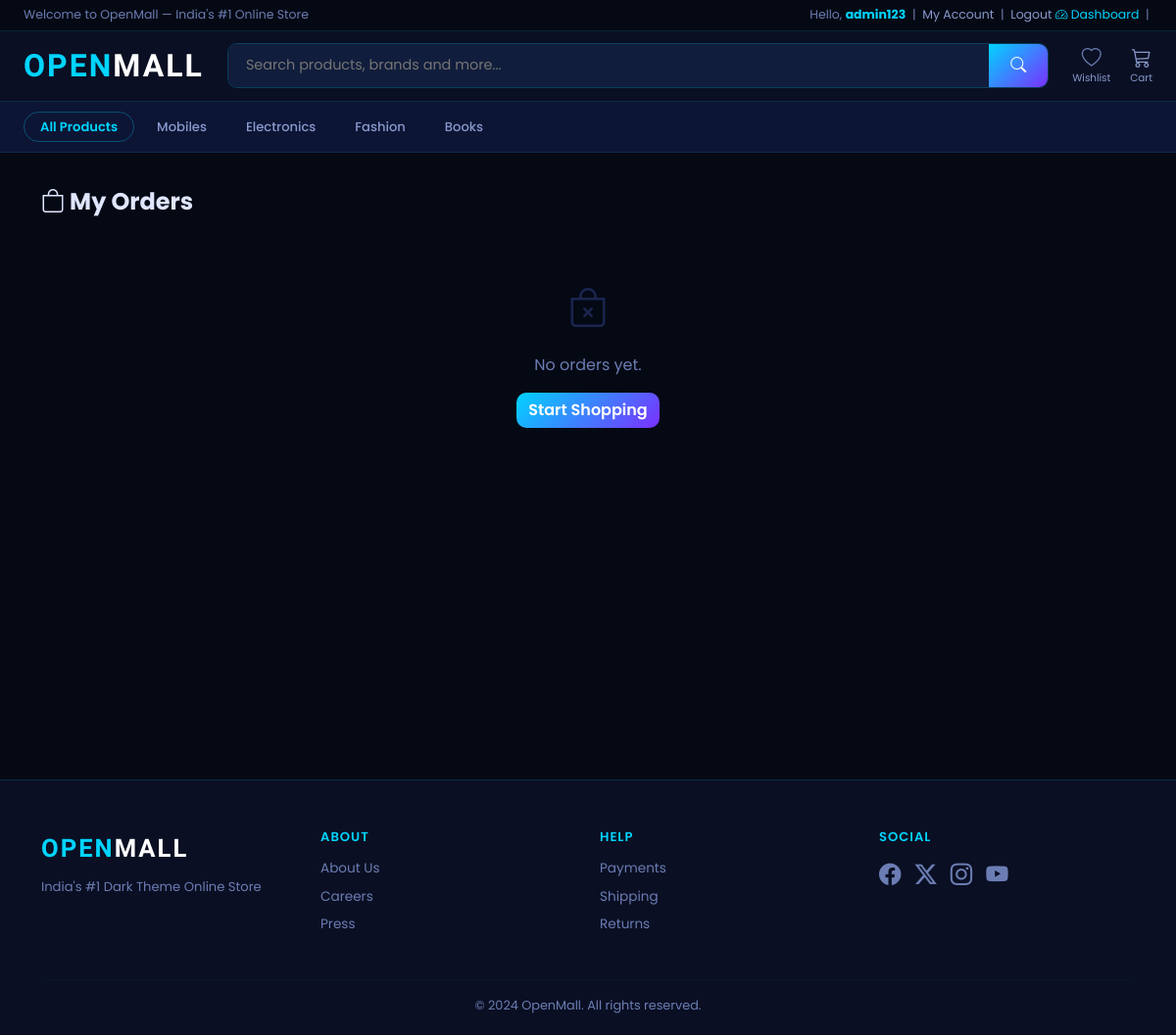
The page /orders/my-orders/ (signed in) on the database as committed earlier.
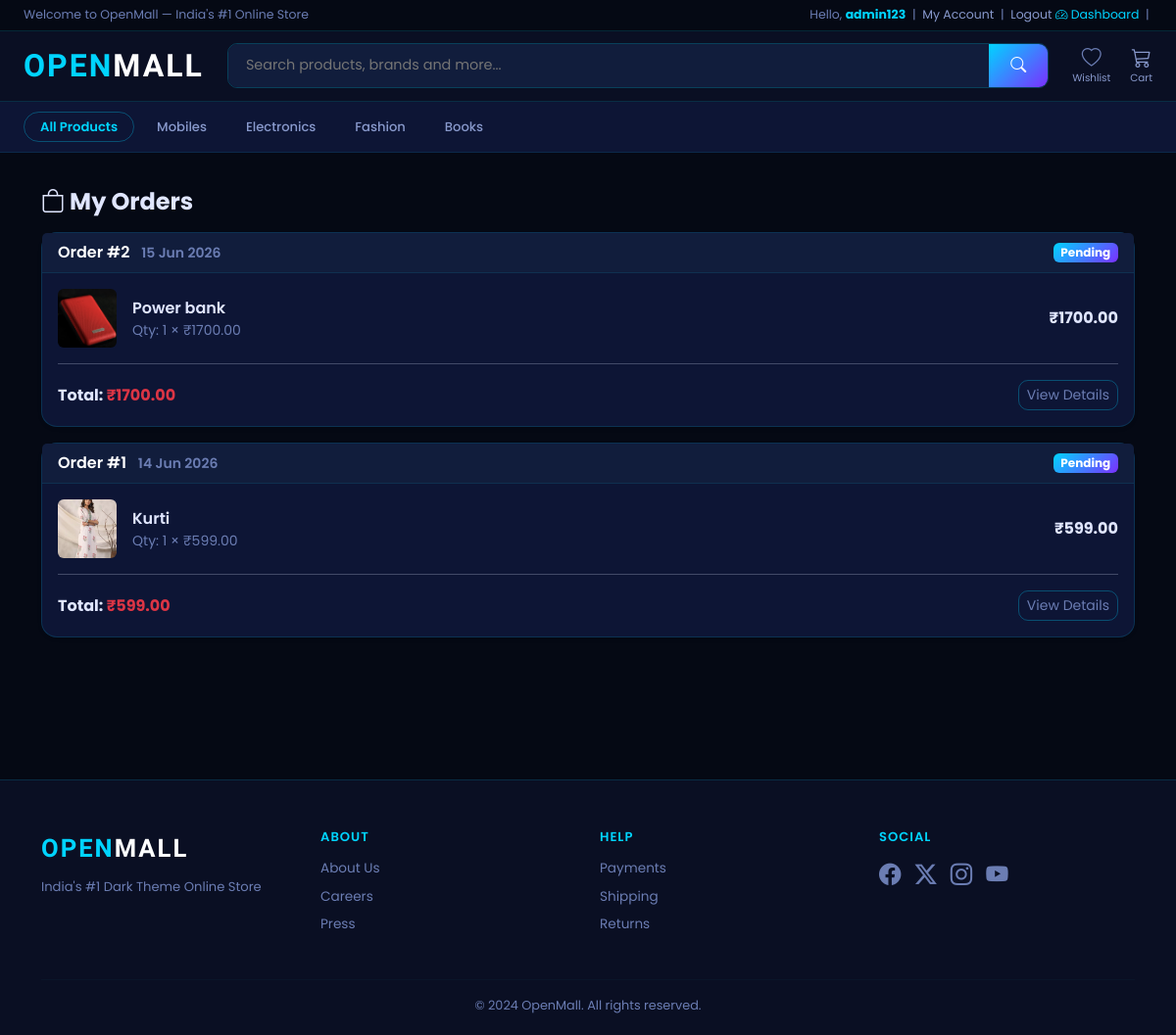
The same page on the database as committed later.
### store/models.py (models this page shows, shortened)
class Category(models.Model):
    name = models.CharField(max_length=200)
    slug = models.SlugField(unique=True, blank=True)
    image = models.ImageField(upload_to='categories/', blank=True)
    class Meta:
        verbose_name_plural = 'Categories'
    def get_absolute_url(self):
        return reverse('store:product_list_by_category', args=[self.slug])

class Product(models.Model):
    category       = models.ForeignKey(Category, related_name='products', on_delete=models.CASCADE)
    name           = models.CharField(max_length=200)
    slug           = models.SlugField(unique=True, blank=True)
    image          = models.ImageField(upload_to='products/', blank=True)
    description    = models.TextField(blank=True)
    price          = models.DecimalField(max_digits=10, decimal_places=2)
    original_price = models.DecimalField(max_digits=10, decimal_places=2, null=True, blank=True)
    stock          = models.PositiveIntegerField(default=0)
    available      = models.BooleanField(default=True)
    brand          = models.CharField(max_length=100, blank=True)
    rating         = models.DecimalField(max_digits=3, decimal_places=1, default=4.0)
    rating_count   = models.PositiveIntegerField(default=0)
    is_featured    = models.BooleanField(default=False)
    is_bestseller  = models.BooleanField(default=False)
    created        = models.DateTimeField(auto_now_add=True)
    updated        = models.DateTimeField(auto_now=True)
    class Meta:
        ordering = ['-created']

### orders/models.py (models this page shows, shortened)
class Order(models.Model):
    STATUS = [
        ('pending',    'Pending'),
        ('processing', 'Processing'),
        ('shipped',    'Shipped'),
        ('delivered',  'Delivered'),
        ('cancelled',  'Cancelled'),
    ]
    user        = models.ForeignKey(User, on_delete=models.CASCADE, related_name='orders')
    first_name  = models.CharField(max_length=100)
    last_name   = models.CharField(max_length=100)
    email       = models.EmailField()
    phone       = models.CharField(max_length=15)
    address     = models.TextField()
    city        = models.CharField(max_length=100)
    state       = models.CharField(max_length=100)
    pincode     = models.CharField(max_length=10)
    created     = models.DateTimeField(auto_now_add=True)
    updated     = models.DateTimeField(auto_now=True)
    paid        = models.BooleanField(default=False)
    status      = models.CharField(max_length=20, choices=STATUS, default='pending')
    total_price = models.DecimalField(max_digits=10, decimal_places=2, default=0)
    class Meta:
        ordering = ['-created']

class OrderItem(models.Model):
    order    = models.ForeignKey(Order, related_name='items', on_delete=models.CASCADE)
    product  = models.ForeignKey('store.Product', on_delete=models.CASCADE)
    price    = models.DecimalField(max_digits=10, decimal_places=2)
    quantity = models.PositiveIntegerField(default=1)
    def get_cost(self):
        return self.price * self.quantity

### orders/views.py (the view)
# urls.py: path('my-orders/',                   views.order_list,      name='order_list'),
@login_required
def order_list(request):
    orders = Order.objects.filter(user=request.user)
    return render(request, 'orders/order_list.html', {'orders': orders})

### cart/cart.py (called while the page is built)
    def __len__(self):
        return sum(item['quantity'] for item in self.cart.values())

### cart/context_processors.py (called while the page is built)
def cart(request):
    return {'cart': Cart(request)}

### store/context_processors.py (called while the page is built)
def categories_nav(request):
    return {'categories_nav': Category.objects.all()[:10]}

### templates/orders/order_list.html (shortened to what this page needs)
{% extends 'base.html' %}
{% block content %}
<div class="container mt-3">
  <h4 class="fw-bold mb-3"><i class="bi bi-bag"></i> My Orders</h4>
  {% if orders %}
    {% for order in orders %}
    <div class="card shadow-sm mb-3">
      <div class="card-header d-flex justify-content-between align-items-center bg-white">
        <span class="fw-semibold">Order #{{ order.id }}
          <small class="text-muted ms-2">{{ order.created|date:"d M Y" }}</small>
        </span>
        <span class="badge bg-warning text-dark">{{ order.get_status_display }}</span>
      </div>
      <div class="card-body">
        {% for item in order.items.all %}
        <div class="d-flex align-items-center gap-3 mb-2">
          {% if item.product.image %}
            <img src="{{ item.product.image.url }}"
                 style="width:60px;height:60px;object-fit:cover;" class="rounded">
          {% endif %}
          <div>
            <p class="mb-0 fw-semibold">{{ item.product.name }}</p>
            <p class="mb-0 small text-muted">Qty: {{ item.quantity }} × ₹{{ item.price }}</p>
          </div>
          <div class="ms-auto fw-bold">₹{{ item.get_cost }}</div>
        </div>
        {% endfor %}
        <hr>
        <div class="d-flex justify-content-between align-items-center">
          <span class="fw-bold">Total: <span class="text-danger">₹{{ order.total_price }}</span></span>
          <a href="{% url 'orders:order_detail' order.id %}"
             class="btn btn-sm btn-outline-secondary">View Details</a>
        </div>
      </div>
    </div>
    {% endfor %}
  {% else %}
  <div class="text-center py-5">
    <i class="bi bi-bag-x fs-1 text-muted"></i>
    <p class="text-muted mt-3">No orders yet.</p>
    <a href="{% url 'store:product_list' %}" class="btn btn-warning">Start Shopping</a>
  </div>
  {% endif %}
</div>
{% endblock %}

### templates/base.html (shortened to what the changed rows need)
{% load static %}
<!DOCTYPE html>
<html lang="en">
<head>
  <link rel="stylesheet" href="https://cdn.jsdelivr.net/npm/bootstrap@5.3.2/dist/css/bootstrap.min.css">
  <link rel="stylesheet" href="https://cdn.jsdelivr.net/npm/bootstrap-icons@1.11.2/font/bootstrap-icons.min.css">
  <link rel="stylesheet" href="{% static 'css/style.css' %}">
</head>
<body>
<nav style="background:#0d1535; border-bottom:1px solid rgba(0,212,255,0.1); padding:10px 24px; display:flex; gap:6px; overflow-x:auto; white-space:nowrap;">
  <a href="{% url 'store:product_list' %}"
     style="color:#00d4ff; text-decoration:none; font-size:.82rem; font-weight:600; padding:5px 16px; border-radius:20px; border:1px solid rgba(0,212,255,0.3); font-family:'Poppins',sans-serif; transition:all .2s;"
     onmouseover="this.style.background='rgba(0,212,255,0.1)'"
     onmouseout="this.style.background='transparent'">
    All Products
  </a>
  {% for cat in categories_nav %}
    <a href="{{ cat.get_absolute_url }}"
       style="color:#8899cc; text-decoration:none; font-size:.82rem; font-weight:500; padding:5px 16px; border-radius:20px; border:1px solid transparent; font-family:'Poppins',sans-serif; transition:all .2s;"
       onmouseover="this.style.color='#00d4ff'; this.style.borderColor='rgba(0,212,255,0.3)'; this.style.background='rgba(0,212,255,0.08)'"
       onmouseout="this.style.color='#8899cc'; this.style.borderColor='transparent'; this.style.background='transparent'">
      {{ cat.name }}
    </a>
  {% endfor %}
</nav>
<main style="background:#050914; min-height:80vh; padding:20px 0;">
  {% block content %}{% endblock %}
</main>
</body>
</html>

Rows that differ between the two databases and show on the page:
added Order: id "2", created "15 Jun 2026", status "Pending", total_price "1700.00"
added OrderItem: product.image (picture), product.name "Power bank", quantity "1", price "1700.00", get_cost "1700.00", shown under "2"
added Order: id "1", created "14 Jun 2026", status "Pending", total_price "599.00"
added OrderItem: product.image (picture), product.name "Kurti", quantity "1", price "599.00", get_cost "599.00"
Other text that changed with them:
text no longer shown: "No orders yet. Start Shopping"
